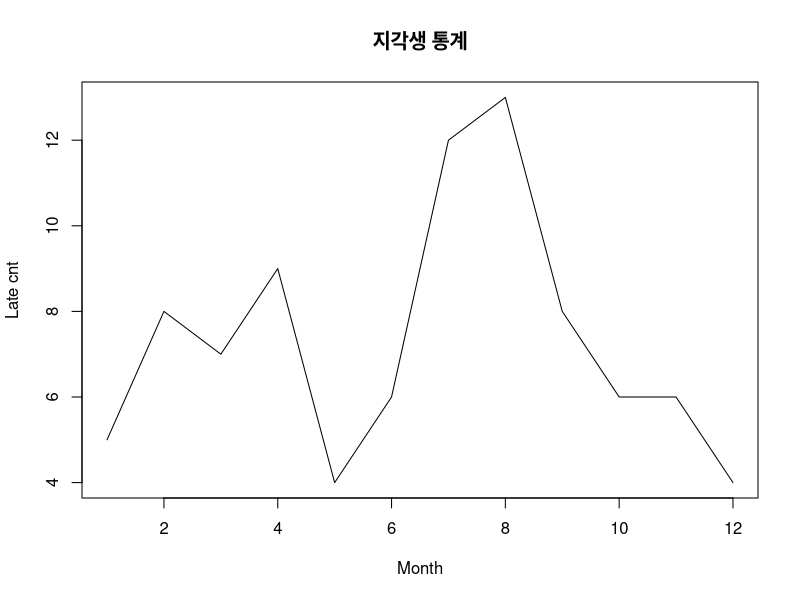

This chart was generated by the following R code:
month = 1:12
late = c(5, 8, 7, 9, 4, 6, 12, 13, 8, 6, 6, 4)
plot(month,
     late,
     main = '지각생 통계',
     type = 'l',
     lty = 1,
     lwd = 1,
     xlab = 'Month',
     ylab = 'Late cnt')